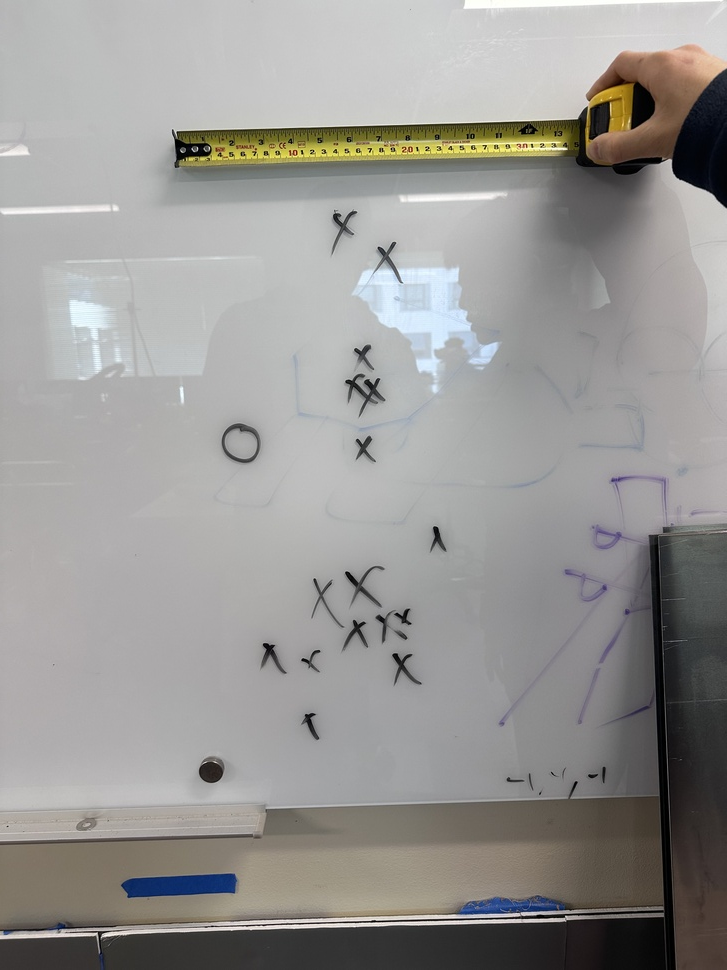
#> input picture 20250219 scatter testing/IMG_0540.jpeg, 727 x 970 px, shrunk from 3024 x 4032 before the run, given in place of 2025-02-16-151324.webm, which was not available
$ python avg_vid.py
#> lines starting #> are read from the running program, lines starting #| are printed output that depends on the picture; after the words box and inside, x2 and y2 are one past the last pixel; in counts of white or black regions, pixels touching at a corner belong together; pictures that were not available may be replaced by others from this repository, and a replacement may not be noted
import cv2
import numpy as np
import math

# === Calibration Constants ===
REAL_WIDTH_INCHES = 18.5
FOCAL_LENGTH = 588.3843844

# Load video
cap = cv2.VideoCapture('2025-02-16-151324.webm')
save_frame = True

# Check if camera opened successfully
if not cap.isOpened():
    print("Error opening video file")
    exit()

# Get frame dimensions
ret, frame = cap.read()
#> frame is the input picture: shape (970, 727, 3); mean B, G, R 148.9, 151.3, 152.8
if not ret:
    print("Failed to read first frame.")
    cap.release()
    exit()

height, width, _ = frame.shape

# Setup video writer
if save_frame:
    fourcc = cv2.VideoWriter_fourcc(*'XVID')
    out = cv2.VideoWriter('output2.avi', fourcc, 20.0, (width, height))

# Reset video to beginning
cap.set(cv2.CAP_PROP_POS_FRAMES, 0)

# === Rolling average tracking ===
rolling_window = 100
black_centroid_history = []

# Process video
while cap.isOpened():
    ret, frame = cap.read()
    if not ret:
        break

    image = frame.copy()
    hsv = cv2.cvtColor(image, cv2.COLOR_BGR2HSV)
#> hsv: shape (970, 727, 3); mean H, S, V 58.1, 16.6, 154.5

    # HSV Ranges
    lower_black = np.array([0, 0, 0])
    upper_black = np.array([180, 80, 100])
    lower_white = np.array([0, 0, 170])
    upper_white = np.array([180, 60, 255])

    # Masks
    mask_black = cv2.inRange(hsv, lower_black, upper_black)
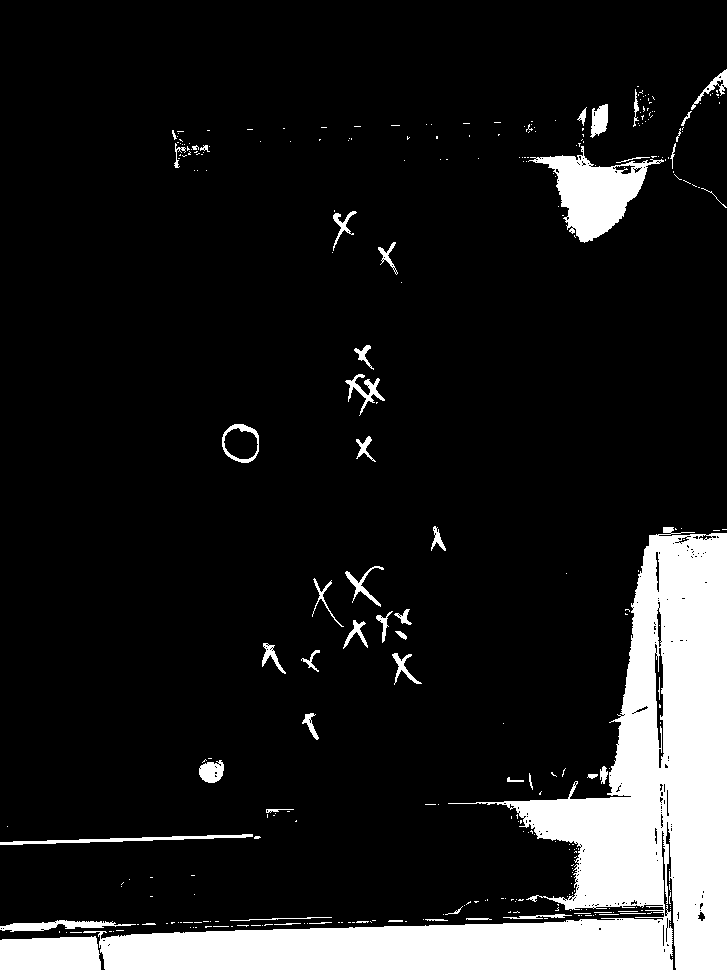
#> mask_black: shape (970, 727); 12.6% white; 315 white regions (260 under 20 px), largest, box (x1, y1, x2, y2) and area: (83, 527, 727, 970) 71849, (528, 146, 664, 243) 5318, (0, 936, 101, 970) 3176
    mask_white = cv2.inRange(hsv, lower_white, upper_white)
#> mask_white: shape (970, 727); 49.3% white; 330 white regions (312 under 20 px), largest, box (x1, y1, x2, y2) and area: (0, 0, 727, 811) 320271, (656, 159, 727, 519) 16671, (0, 804, 260, 841) 4968

    # Morphology
    kernel = np.ones((5, 5), np.uint8)
    mask_black = cv2.morphologyEx(mask_black, cv2.MORPH_CLOSE, kernel)
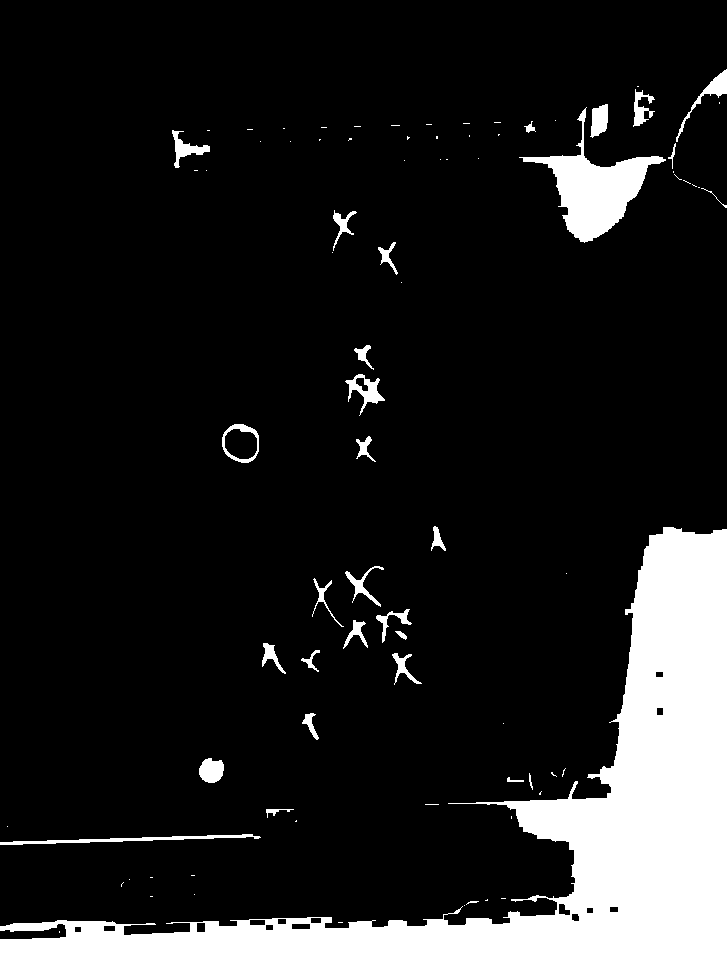
#> mask_black: shape (970, 727); 13.6% white; 84 white regions (53 under 20 px), largest, box (x1, y1, x2, y2) and area: (0, 527, 727, 970) 82251, (519, 107, 666, 243) 5978, (0, 834, 261, 845) 855
    mask_black = cv2.morphologyEx(mask_black, cv2.MORPH_OPEN, kernel)
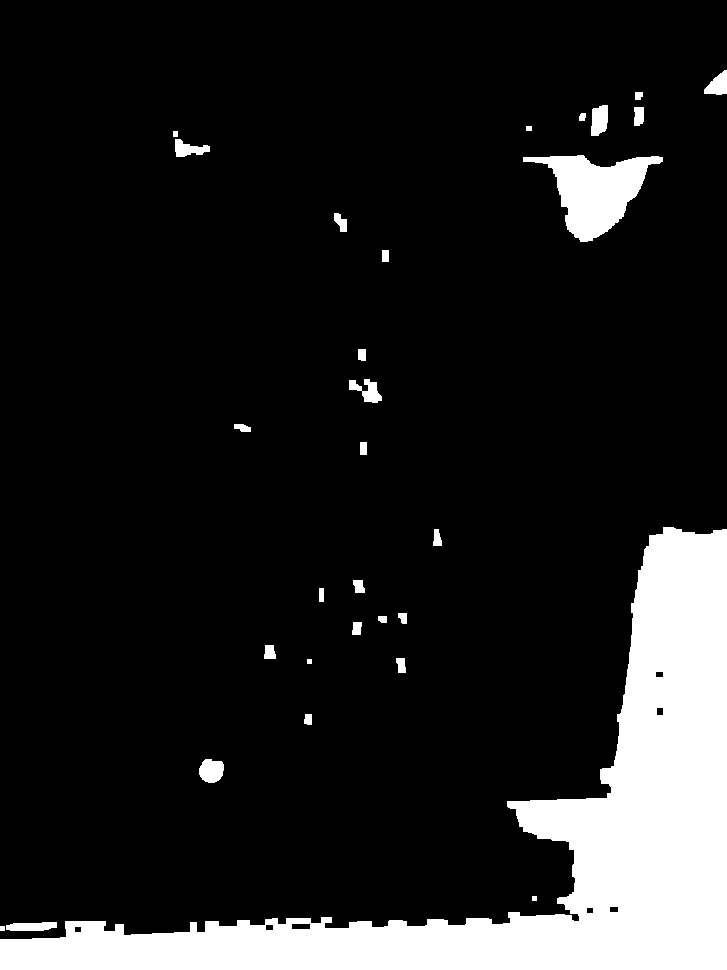
#> mask_black: shape (970, 727); 12.9% white; 30 white regions, largest, box (x1, y1, x2, y2) and area: (0, 527, 727, 970) 81156, (523, 155, 663, 242) 5787, (199, 759, 224, 783) 476
    mask_white = cv2.morphologyEx(mask_white, cv2.MORPH_CLOSE, kernel)
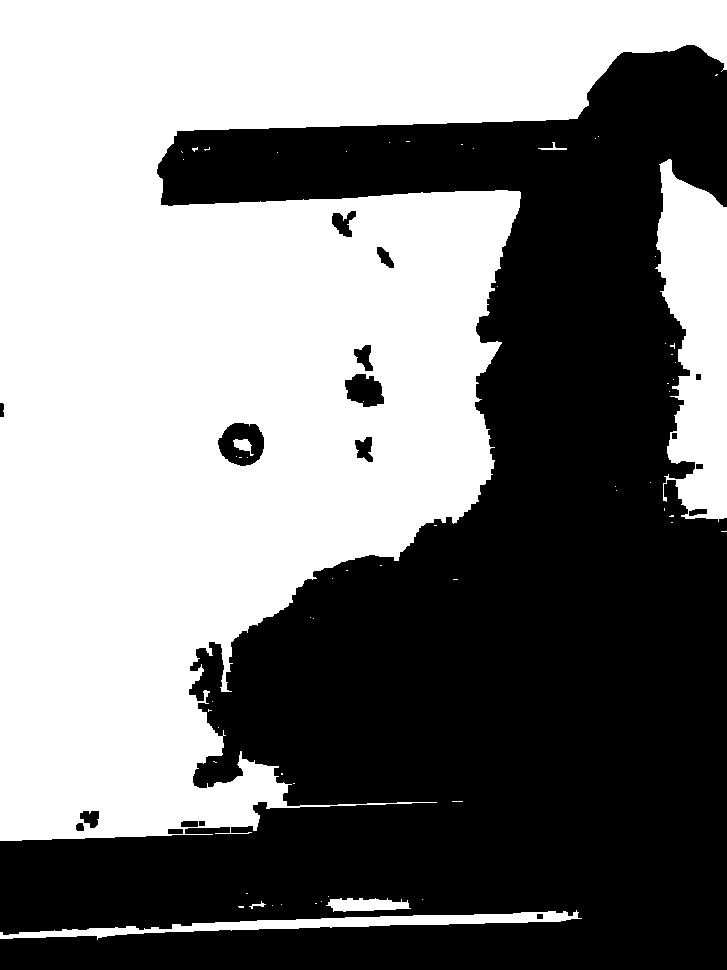
#> mask_white: shape (970, 727); 50.4% white; 18 black regions, largest, box (x1, y1, x2, y2) and area: (0, 45, 727, 970) 345288, (218, 423, 264, 466) 1359, (345, 374, 384, 407) 939
    mask_white = cv2.morphologyEx(mask_white, cv2.MORPH_OPEN, kernel)
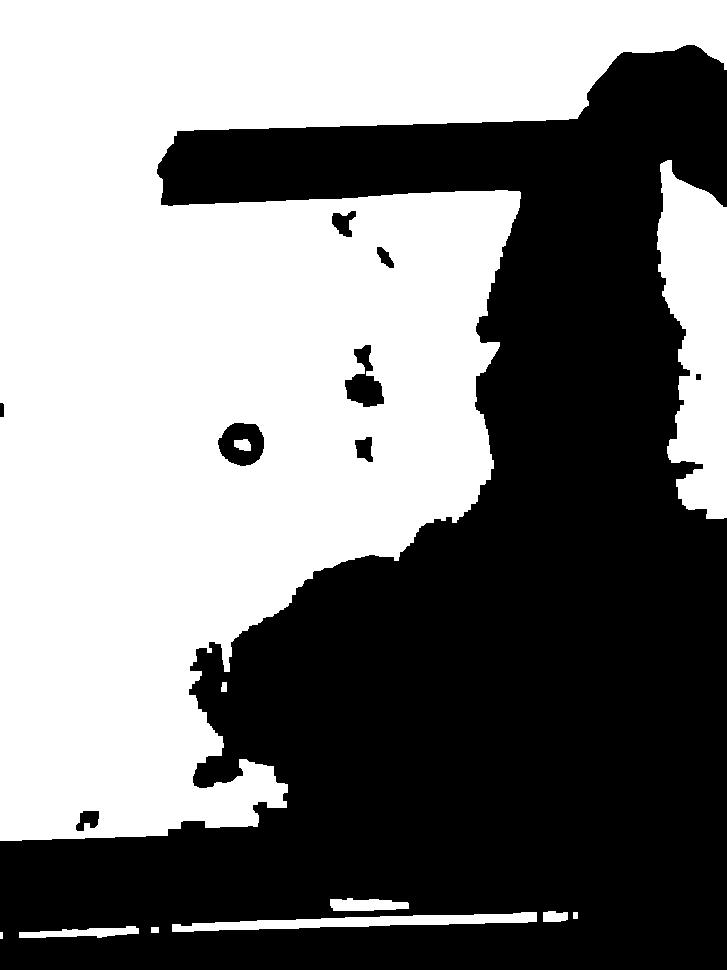
#> mask_white: shape (970, 727); 50.2% white; 9 black regions

    black_info = []
    white_centroids = []
    contours_white = []

    # === Detect black crosses ===
    contours_black, _ = cv2.findContours(mask_black, cv2.RETR_EXTERNAL, cv2.CHAIN_APPROX_SIMPLE)
#> contours_black = 30 contours, 3 with area under 20; largest, box (x1, y1, x2, y2) and area: (0, 527, 727, 970) 80134, (523, 155, 663, 242) 5590, (199, 759, 224, 783) 439, (591, 105, 608, 136) 394, (349, 379, 382, 403) 350
    for cnt in contours_black:
        area = cv2.contourArea(cnt)
        if area > 1000:
            approx = cv2.approxPolyDP(cnt, 0.02 * cv2.arcLength(cnt, True), True)
            if len(approx) == 12:
                x, y, w, h = cv2.boundingRect(cnt)
                M = cv2.moments(cnt)
                if M['m00'] != 0.0:
                    c_x = int(M['m10'] / M['m00'])
                    c_y = int(M['m01'] / M['m00'])
                    black_info.append(((c_x, c_y), w, h, cnt))
#> this loop made 30 passes
#> area on passes 2, 4, 5, 7, 8, 9, 10, 11: 325.5, 439, 63, 99.5, 120.5, 93, 44, 63.5
#> after the loop, black_info = []

    # === Detect white squares ===
    contours_white_all, _ = cv2.findContours(mask_white, cv2.RETR_EXTERNAL, cv2.CHAIN_APPROX_SIMPLE)
#> contours_white_all = 10 contours, 1 with area under 20; largest, box (x1, y1, x2, y2) and area: (0, 0, 727, 841) 332591, (657, 160, 727, 519) 17416, (172, 912, 537, 932) 2942, (19, 926, 139, 938) 726, (330, 898, 409, 911) 722
    for cnt in contours_white_all:
        area = cv2.contourArea(cnt)
        if area > 1000:
            approx = cv2.approxPolyDP(cnt, 0.02 * cv2.arcLength(cnt, True), True)
            if len(approx) >= 4:
                M = cv2.moments(cnt)
                if M['m00'] != 0.0:
                    c_x = int(M['m10'] / M['m00'])
                    c_y = int(M['m01'] / M['m00'])
                    white_centroids.append((c_x, c_y))
                    contours_white.append(cnt)
#> this loop made 10 passes
#> (area, c_x, c_y) on passes 9 to 10: (17416.5, 697, 334), (332591, 232, 353)
#> after the loop, contours_white = 2 contours; box (x1, y1, x2, y2) and area: (0, 0, 727, 841) 332591, (657, 160, 727, 519) 17416; white_centroids = [(697, 334), (232, 353)]

    # === Filter & track closest black cross ===
    closest_black = None
    closest_w = None
    closest_h = None
    closest_black_contour = None
    closest_white = None
    closest_white_contour = None

    if black_info:
        black_info.sort(key=lambda b: b[1], reverse=True)
        (bc, bw, bh, b_contour) = black_info[0]

        # Rolling average
        black_centroid_history.append(bc)
        if len(black_centroid_history) > rolling_window:
            black_centroid_history.pop(0)

        avg_x = sum(pt[0] for pt in black_centroid_history) / len(black_centroid_history)
        avg_y = sum(pt[1] for pt in black_centroid_history) / len(black_centroid_history)
        position_tolerance = 50

        if abs(bc[0] - avg_x) < position_tolerance and abs(bc[1] - avg_y) < position_tolerance:
            closest_black = bc
            closest_w = bw
            closest_h = bh
            closest_black_contour = b_contour

            # Find closest white square
            min_white_dist = float('inf')
            for i, wc in enumerate(white_centroids):
                d = math.hypot(bc[0] - wc[0], bc[1] - wc[1])
                if d < min_white_dist:
                    min_white_dist = d
                    closest_white = wc
                    closest_white_contour = contours_white[i]

            # === Draw BLACK cross ===
            estimated_distance = (REAL_WIDTH_INCHES * FOCAL_LENGTH) / closest_w
            print(f"Stable black cross at {closest_black} | "
                  f"Size: {closest_w}x{closest_h}px | Distance: {estimated_distance:.2f} inches")

            cv2.drawContours(image, [closest_black_contour], -1, (0, 255, 0), 2)
            cv2.circle(image, closest_black, 15, (0, 0, 255), 3)
            label = f'{closest_w}x{closest_h}px, {estimated_distance:.1f}"'
            cv2.putText(image, label, (closest_black[0] + 10, closest_black[1]),
                        cv2.FONT_HERSHEY_SIMPLEX, 0.6, (0, 0, 255), 2)

            # === Draw closest WHITE square ===
            if closest_white_contour is not None:
                cv2.drawContours(image, [closest_white_contour], -1, (0, 255, 255), 2)
                cv2.circle(image, closest_white, 10, (255, 255, 0), 2)
                cv2.putText(image, 'Closest White', (closest_white[0] + 10, closest_white[1]),
                            cv2.FONT_HERSHEY_SIMPLEX, 0.6, (255, 255, 0), 2)

    # Show and optionally save
    cv2.imshow("Detected Shapes", image)
    if save_frame:
        out.write(image)

    if cv2.waitKey(25) & 0xFF == ord('q'):
#> (key q is pressed here)
        break

# Clean up
cap.release()
if save_frame:
    out.release()
cv2.destroyAllWindows()

$ run again, on 20250219 scatter testing/IMG_0541.jpeg
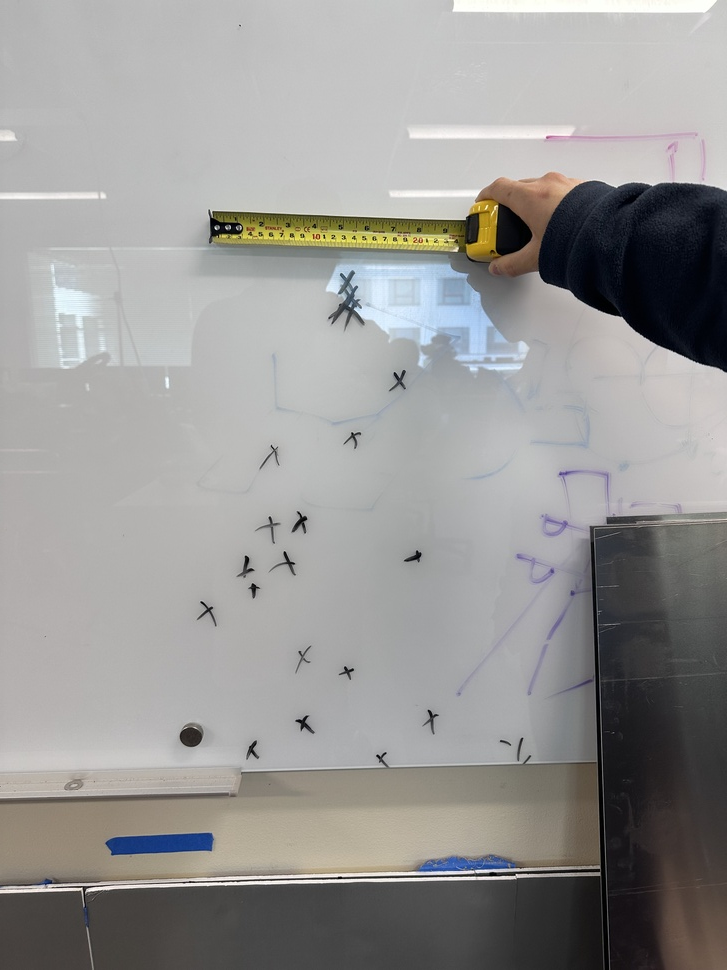
#> input picture 20250219 scatter testing/IMG_0541.jpeg, 727 x 970 px, shrunk from 3024 x 4032 before the run, given in place of 2025-02-16-151324.webm, which was not available
#> frame is the input picture: shape (970, 727, 3); mean B, G, R 149.8, 151.3, 152.3
#> hsv: shape (970, 727, 3); mean H, S, V 46, 19.5, 154.8
#> `mask_black = cv2.inRange(hsv, lower_black, upper_black)`:
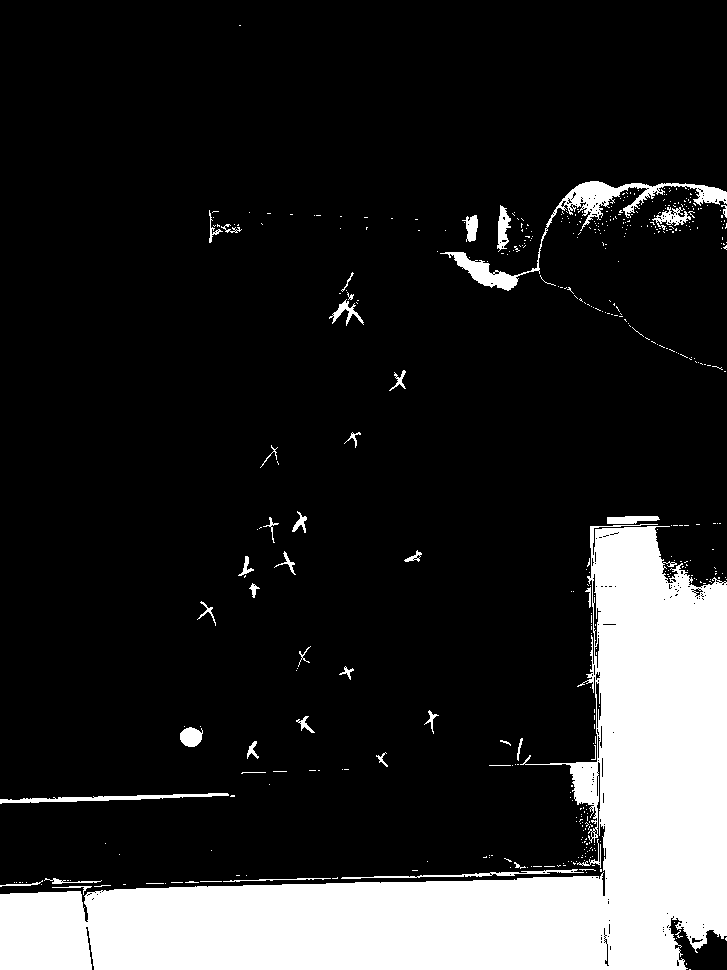
#> mask_black: shape (970, 727); 16.3% white; 462 white regions (418 under 20 px), largest, box (x1, y1, x2, y2) and area: (0, 524, 727, 970) 104304, (440, 181, 727, 291) 3545, (0, 793, 229, 804) 886
#> `mask_white = cv2.morphologyEx(mask_white, cv2.MORPH_OPEN, kernel)`:
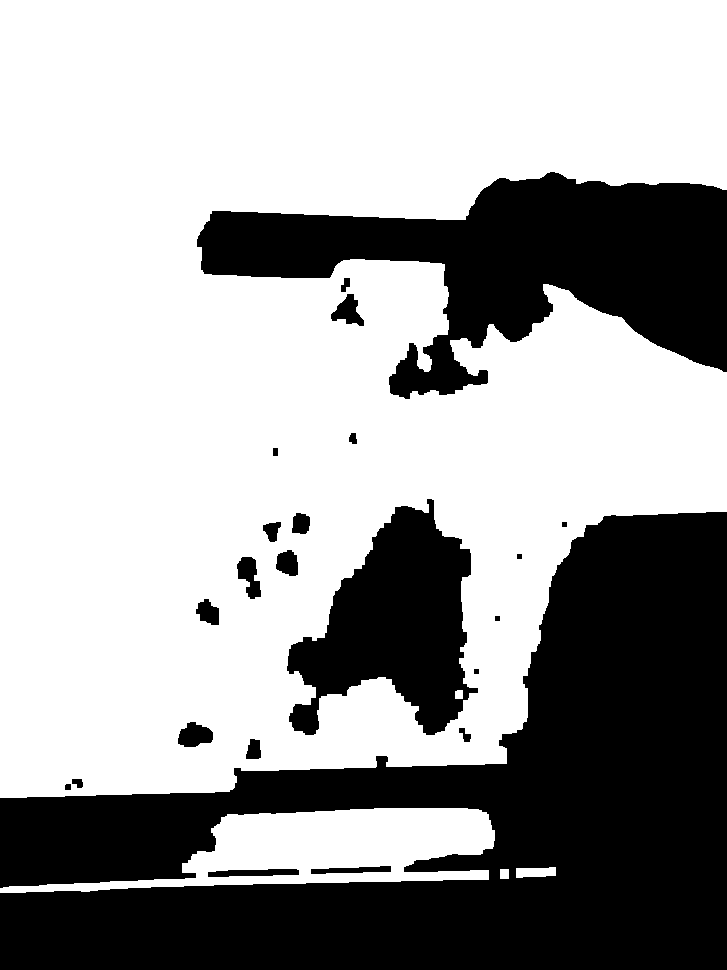
#> mask_white: shape (970, 727); 64% white; 23 black regions
#> contours_black = 29 contours, 2 with area under 20; largest, box (x1, y1, x2, y2) and area: (0, 516, 727, 970) 110142, (559, 181, 671, 227) 2456, (650, 184, 727, 232) 1604, (449, 252, 518, 290) 1008, (498, 208, 511, 252) 363
#> the loop `for cnt in contours_black:` made 29 passes
#> area on passes 4, 5, 6, 11, 12, 13, 14, 18: 44.5, 326, 49.5, 40.5, 51.5, 110142, 71, 32
#> after the loop `for cnt in contours_black:`: black_info = []
#> contours_white_all = 4 contours; box (x1, y1, x2, y2) and area: (0, 0, 727, 798) 457484, (0, 808, 495, 893) 20258, (516, 867, 556, 878) 316, (500, 869, 509, 879) 72
#> the loop `for cnt in contours_white_all:` made 4 passes
#> (area, c_x, c_y) on passes 3 to 4: (20257.5, 325, 848), (457483.5, 311, 376)
#> after the loop `for cnt in contours_white_all:`: contours_white = 2 contours; box (x1, y1, x2, y2) and area: (0, 0, 727, 798) 457484, (0, 808, 495, 893) 20258; white_centroids = [(325, 848), (311, 376)]
